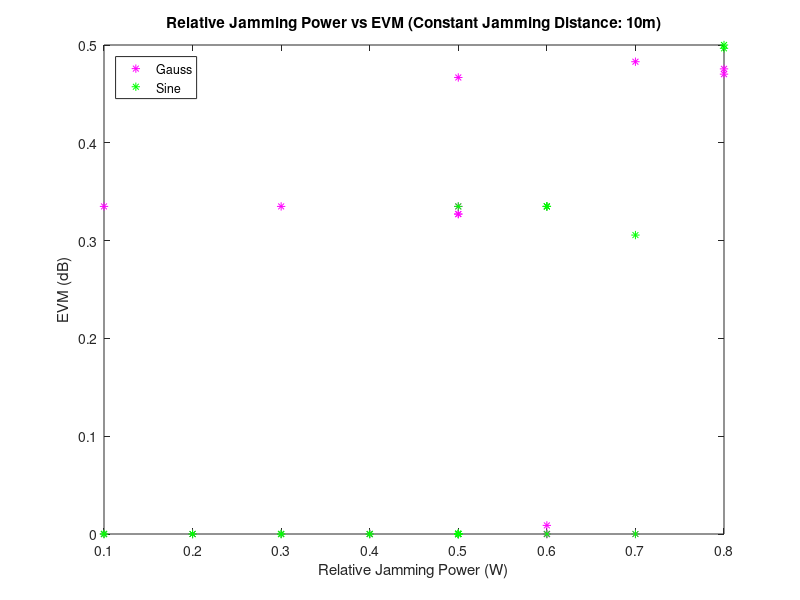

Source code (MATLAB):
% COPYRIGHT © 2025 FAU
% 
% This MATLAB script is the intellectual property of FAU.
% All rights reserved.
% 
% Redistribution and use in source and binary forms, with or without 
% modification, are permitted provided that the following conditions are met:
% 
% 1. Redistributions of source code must retain the above copyright notice, 
%    this list of conditions, and the following disclaimer.
% 2. Redistributions in binary form must reproduce the above copyright notice, 
%    this list of conditions, and the following disclaimer in the documentation 
%    and/or other materials provided with the distribution.
% 3. Neither the name of FAU nor the names of its 
%    contributors may be used to endorse or promote products derived from 
%    this software without specific prior written permission.
% 
% THIS SOFTWARE IS PROVIDED "AS IS" AND ANY EXPRESS OR IMPLIED WARRANTIES, 
% INCLUDING, BUT NOT LIMITED TO, THE IMPLIED WARRANTIES OF MERCHANTABILITY AND 
% FITNESS FOR A PARTICULAR PURPOSE ARE DISCLAIMED. IN NO EVENT SHALL THE 
% COPYRIGHT HOLDER OR CONTRIBUTORS BE LIABLE FOR ANY DIRECT, INDIRECT, INCIDENTAL, 
% SPECIAL, EXEMPLARY, OR CONSEQUENTIAL DAMAGES (INCLUDING, BUT NOT LIMITED TO, 
% PROCUREMENT OF SUBSTITUTE GOODS OR SERVICES; LOSS OF USE, DATA, OR PROFITS; 
% OR BUSINESS INTERRUPTION) HOWEVER CAUSED AND ON ANY THEORY OF LIABILITY, 
% WHETHER IN CONTRACT, STRICT LIABILITY, OR TORT (INCLUDING NEGLIGENCE OR OTHERWISE) 
% ARISING IN ANY WAY OUT OF THE USE OF THIS SOFTWARE, EVEN IF ADVISED OF THE 
% POSSIBILITY OF SUCH DAMAGE.
%
% Author: Kaarmukilan

clc
clear
close all

% Parameters
jamIndex1 = 1:23;  % Constant Jamming Distance
jamIndex2 = 24:31; % Constant Relative Jamming Power

% Jamming Power (W)
jamPower = [0.1 0.3 0.6 0.1 0.3 0.6 0.2 0.2 0.4 0.4 0.5 0.5 0.7 0.7 0.8 0.8 0.6 0.6 repmat(0.5,1,13)];

% Jammind Distance (m)
jamDistance = [repmat(10,1,23) 3 5 7 10 13 16 19 21];

% Load the calculated EVM values

% dB values
load BER_values.mat 

noJam_ber = BER_matrix(:,2);
gauss_ber = BER_matrix(:,3);
sine_ber  = BER_matrix(:,4);

% % percentage values
% load EVM_rms_values.mat
% 
% noJam_rms = EVM_rms_matrix(:,2);
% gauss_rms = EVM_rms_matrix(:,3);
% sine_rms  = EVM_rms_matrix(:,4);

% Plot
% y_value1 = -14.93;  % EVM threshold for constant Jamming Distance 
% y_value2 = -14.7;   % EVM threshold for constant Relative Jamming Power

figure;
% plot(jamPower(jamIndex1),noJam_dB(jamIndex1),'*');
% hold on;
plot(jamPower(jamIndex1),gauss_ber(jamIndex1),'m*');
hold on;
plot(jamPower(jamIndex1),sine_ber(jamIndex1),'g*');
hold on;
% yline(y_value1, '--r', 'LineWidth', 1.5);  
% text(max(jamPower)-0.125, y_value1, [num2str(y_value1),'dB'], 'VerticalAlignment', 'bottom', 'HorizontalAlignment', 'left', 'FontSize', 11, 'Color','r');
figName = sprintf('Relative Jamming Power vs EVM (Constant Jamming Distance: 10m)');
title(figName)
xlabel('Relative Jamming Power (W)')
ylabel('EVM (dB)')
legend({'Gauss','Sine'},'Location','northwest');

% figure;
% plot(jamDistance(jamIndex2),noJam_dB(jamIndex2),'*');
% hold on;
% plot(jamDistance(jamIndex2),gauss_dB(jamIndex2),'m*');
% hold on;
% plot(jamDistance(jamIndex2),sine_dB(jamIndex2),'g*');
% hold on;
% xticks([1:2:21 22]);
% yline(y_value2, '--r', 'LineWidth', 1.5);  
% text(max(jamDistance)-2, y_value2, [num2str(y_value2),'dB'], 'VerticalAlignment', 'bottom', 'HorizontalAlignment', 'left', 'FontSize', 11, 'Color','r');
% title('Jamming Distance vs EVM (Constant Relative Jamming Power: 0.5W)')
% xlabel('Jamming Distance (m)')
% ylabel('EVM (dB)')
% legend({'No Jam','Gauss','Sine'},'Location','northwest');
